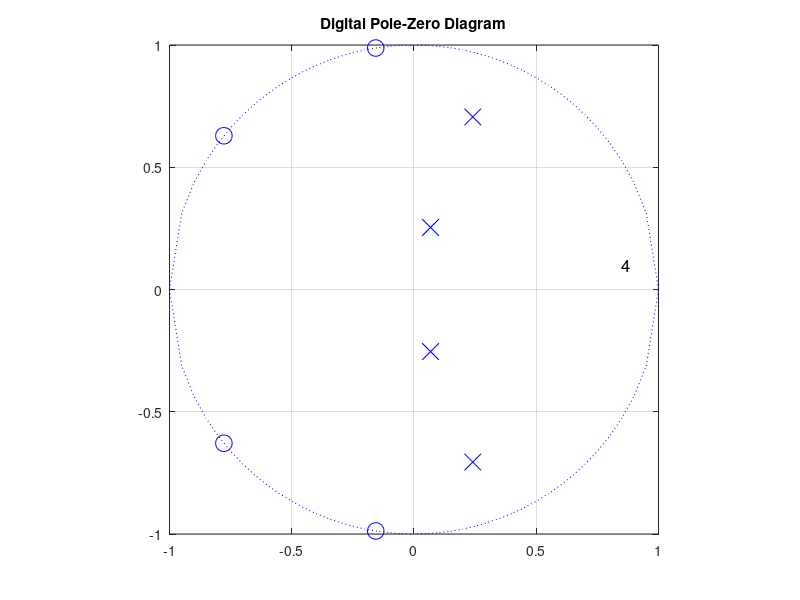
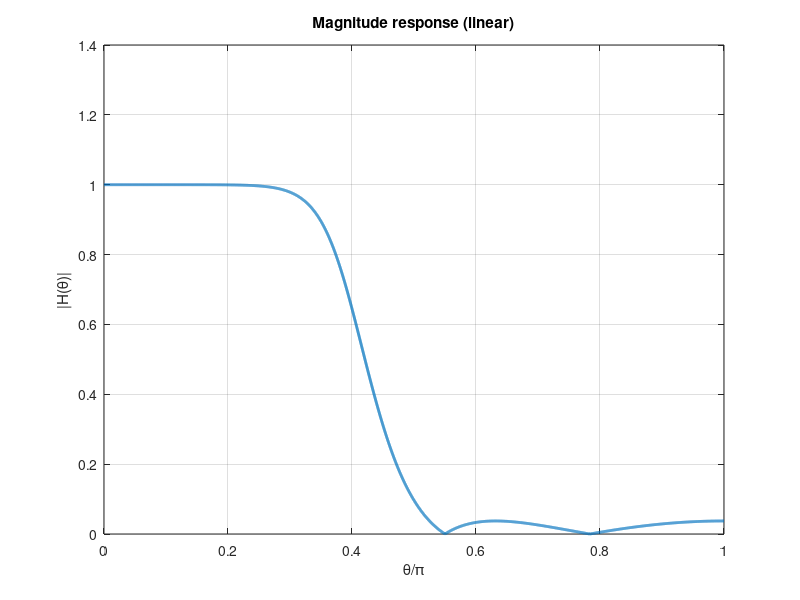
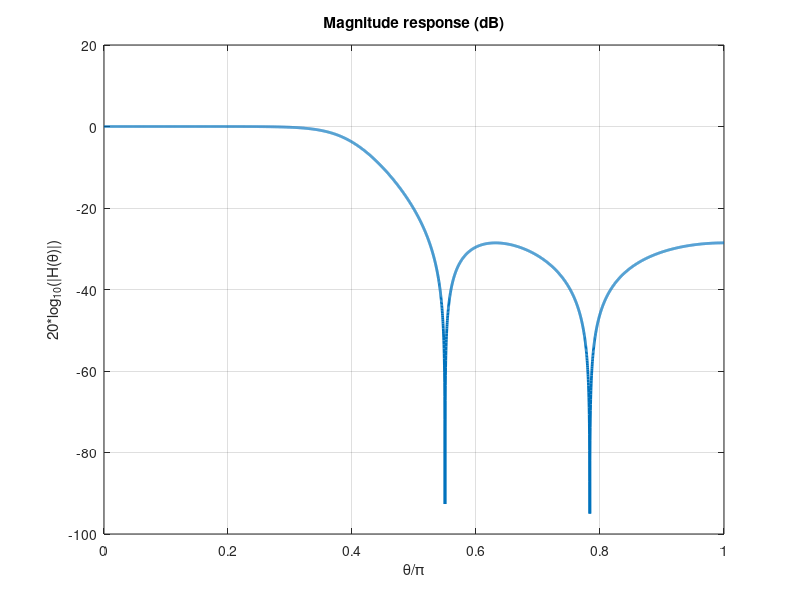
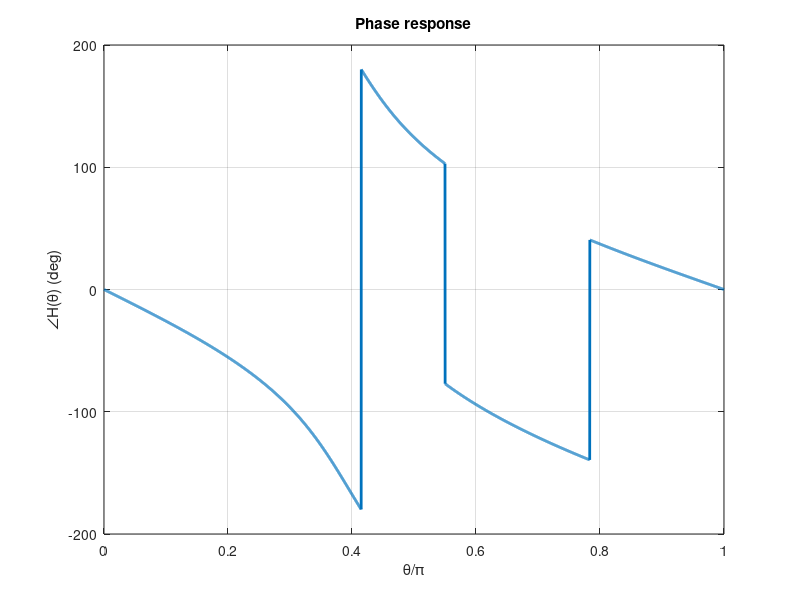

Write MATLAB code to recreate these figures, in order.
clear all;format compact;format long;clc;
%close all;
Ap=2;As=26;
fp=1500;fs=2100;fsampling=8000;
excess='stop';

%f (Hz) to theta (rad)
thetap=2*pi*fp/fsampling
thetas=2*pi*fs/fsampling

%Prewarp (theta to w (rad/s))
wp=2*fsampling*tan(thetap/2)
ws=2*fsampling*tan(thetas/2)

%Backward Transformation
Wp=1
Ws=ws/wp

%Order n
n=acosh(sqrt((10^(0.1*As)-1)/(10^(0.1*Ap)-1)))/acosh(Ws)
n=ceil(n)

%Recalculation of Ap and As
Ap1=Ap;
As1=As;
if excess == lower('pass')
    Ap1=10*log10(1+(10^(0.1*As1)-1)/cosh(n*acosh(Ws))^2);
    epsilon1=1/sqrt(10^(0.1*As1)-1)    ;
else
    As1=10*log10(1+(10^(0.1*Ap1)-1)*cosh(n*acosh(Ws))^2);
end   
Ap1
As1
ep1=1/sqrt(10^(0.1*As1)-1)
%Normalized lowpass poles and zeros
%Parameter a
a=(1/n)*asinh(sqrt(10^(0.1*As1)-1)) 
k=0:ceil((n-3)/2);
Sa=-1./(sinh(a)*sin(pi*(2*k+1)/(2*n))+j*cosh(a)*cos(pi*(2*k+1)/(2*n)));
Sa=[Sa,conj(Sa)];
Sa=cplxpair(Sa);
Sb=reshape(Sa,[2,ceil((n-1)/2)]);
S=Sa;
if rem(n,2)==1 S=[-1/sinh(a),Sa]; end
S
k1=0:floor((n-2)/2);
SZa=j./cos(pi*(2*k1+1)/2/n);
SZa=[SZa,conj(SZa)];
SZa=cplxpair(SZa);
SZb=reshape(SZa,[2,ceil((n-1)/2)]);
SZ=SZa;
if rem(n,2)==1 SZ=[inf,SZa]; end
SZ

%Frequency transformation  
wo=ws;
s=ws.*S
sz=ws.*SZ

%Digital poles and zeros
pa=(2*fsampling+s)./(2*fsampling-s);
za=(2*fsampling+sz)./(2*fsampling-sz);
pa=cplxpair(pa);
za=cplxpair(za);
if rem(n,2)==1 p=[pa,0];z=[za,0]; else p=pa;z=za; end
p
z
p1=reshape(p,[2,floor((n+1)/2)])
z1=reshape(z,[2,floor((n+1)/2)])
DenSOS=[ones(1,floor((n+1)/2));-sum(p1);prod(p1)]
NumSOS=[ones(1,floor((n+1)/2));-sum(z1);prod(z1)]

%Finding the Constant Term b0 (Step 9)
%Step 9 Constant terms
%b0
b0=sum(DenSOS)./sum(NumSOS)
singleb0=prod(b0)
Den=poly(p);
Num=poly(z);
%Plots
x=-1:0.05:1;
ty=sqrt(1-x.^2);
figure(1);
plot(x,ty,':b',x,-ty,':b');
hold on;
plot(real(pa),imag(pa),'bx','MarkerSize',12);hold on;
plot(real(za),imag(za),'bo','MarkerSize',12);grid on;
axis([-1,1,-1,1]);axis square;
nstr=num2str(n);
text(0.85,0.1,nstr,'FontSize',12);
title('Digital Pole-Zero Diagram');hold off;
M=5000;
theta=0:pi/M:pi;
Q=exp(-j*[0:2]'*theta);
H=singleb0*Num*exp(-j*[0:length(Num)-1]'*theta) ...
./(Den*exp(-j*[0:length(Den)-1]'*theta));
figure(2);plot(theta/pi,abs(H),'LineWidth',2);grid on;
xlabel('\theta/\pi');ylabel('|H(\theta)|');
title('Magnitude response (linear)');
Mag=20*log10(abs(H));
Th=-100;
Mag=(Mag >= Th).*Mag + Th*(Mag < Th);
figure(3);plot(theta/pi,Mag,'LineWidth',2);grid on;
xlabel('\theta/\pi');ylabel('20*log_1_0(|H(\theta)|)');
title('Magnitude response (dB)');
figure(4);plot(theta/pi,angle(H)*180/pi,'LineWidth',2);grid on;
xlabel('\theta/\pi');ylabel('\angleH(\theta) (deg)');
title('Phase response');
H0=abs(H(1));
H1=abs(H(length(H)));
thetao=2*atan(wo/(2*fsampling));
thetac=[thetap,thetas,thetao];
Qc=exp(-j*[0:2]'*thetac);
Hc=singleb0*Num*exp(-j*[0:length(Num)-1]'*thetac) ...
./(Den*exp(-j*[0:length(Den)-1]'*thetac));
Hc=20*log10(abs(Hc));
Ap1
As1